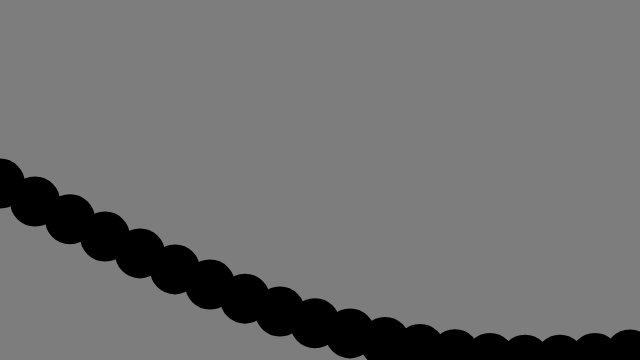
Frame 1 (no input)
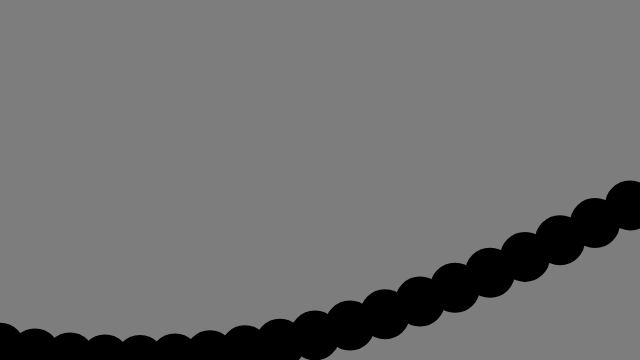
Frame 60 (no input)
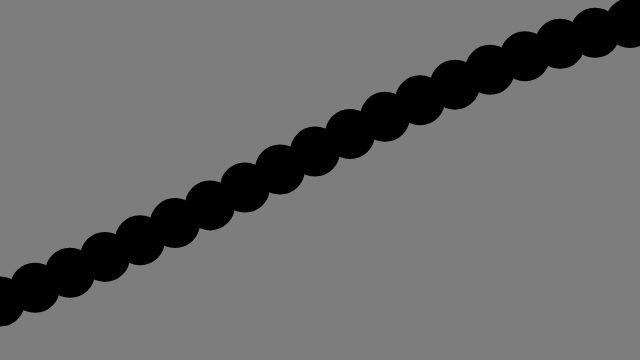
Frame 120 (the mouse pressed at the canvas centre since frame 60)

The p5.js sketch that drew these frames (run headless with seeded random() and noise() and a simulated clock; from frame 60 on, the mouse is pressed at the canvas centre):

// p5.js sketch
// ── sketch.js
var startAngle = 0;
var angleVel = 0.1;

function setup() {
  createCanvas(640, 360);
}

function draw() {
  background(125);

  startAngle += 0.02;
  var angle = startAngle;

  for (var x = 0; x <= width; x += 35) {
    var y = map(sin(angle), -1, 1, 0, height);
    stroke(0);
    fill(0);
    strokeWeight(2);
    ellipse(x, y, 48, 48)
    angle += angleVel;
  }
}
